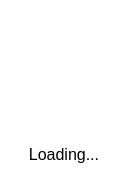
<?xml version="1.0" encoding="UTF-8"?>
<ui version="4.0">
 <class>LoadingWidget</class>
 <widget class="QWidget" name="LoadingWidget">
  <property name="geometry">
   <rect>
    <x>0</x>
    <y>0</y>
    <width>128</width>
    <height>180</height>
   </rect>
  </property>
  <property name="minimumSize">
   <size>
    <width>128</width>
    <height>180</height>
   </size>
  </property>
  <property name="maximumSize">
   <size>
    <width>142</width>
    <height>180</height>
   </size>
  </property>
  <property name="windowTitle">
   <string>Form</string>
  </property>
  <property name="styleSheet">
   <string notr="true">background-color: rgba(0, 0, 0,0);</string>
  </property>
  <layout class="QVBoxLayout" name="verticalLayout">
   <property name="spacing">
    <number>0</number>
   </property>
   <property name="leftMargin">
    <number>0</number>
   </property>
   <property name="topMargin">
    <number>0</number>
   </property>
   <property name="rightMargin">
    <number>0</number>
   </property>
   <property name="bottomMargin">
    <number>0</number>
   </property>
   <item>
    <layout class="QHBoxLayout" name="horizontalLayout">
     <item>
      <spacer name="horizontalSpacer">
       <property name="orientation">
        <enum>Qt::Horizontal</enum>
       </property>
       <property name="sizeHint" stdset="0">
        <size>
         <width>40</width>
         <height>20</height>
        </size>
       </property>
      </spacer>
     </item>
     <item>
      <widget class="QLabel" name="loadingIco">
       <property name="minimumSize">
        <size>
         <width>128</width>
         <height>128</height>
        </size>
       </property>
       <property name="maximumSize">
        <size>
         <width>128</width>
         <height>128</height>
        </size>
       </property>
       <property name="text">
        <string/>
       </property>
       <property name="scaledContents">
        <bool>true</bool>
       </property>
      </widget>
     </item>
     <item>
      <spacer name="horizontalSpacer_2">
       <property name="orientation">
        <enum>Qt::Horizontal</enum>
       </property>
       <property name="sizeHint" stdset="0">
        <size>
         <width>40</width>
         <height>20</height>
        </size>
       </property>
      </spacer>
     </item>
    </layout>
   </item>
   <item>
    <widget class="QLabel" name="text">
     <property name="font">
      <font>
       <pointsize>12</pointsize>
      </font>
     </property>
     <property name="text">
      <string>Loading...</string>
     </property>
     <property name="alignment">
      <set>Qt::AlignCenter</set>
     </property>
    </widget>
   </item>
  </layout>
 </widget>
 <resources/>
 <connections/>
</ui>
